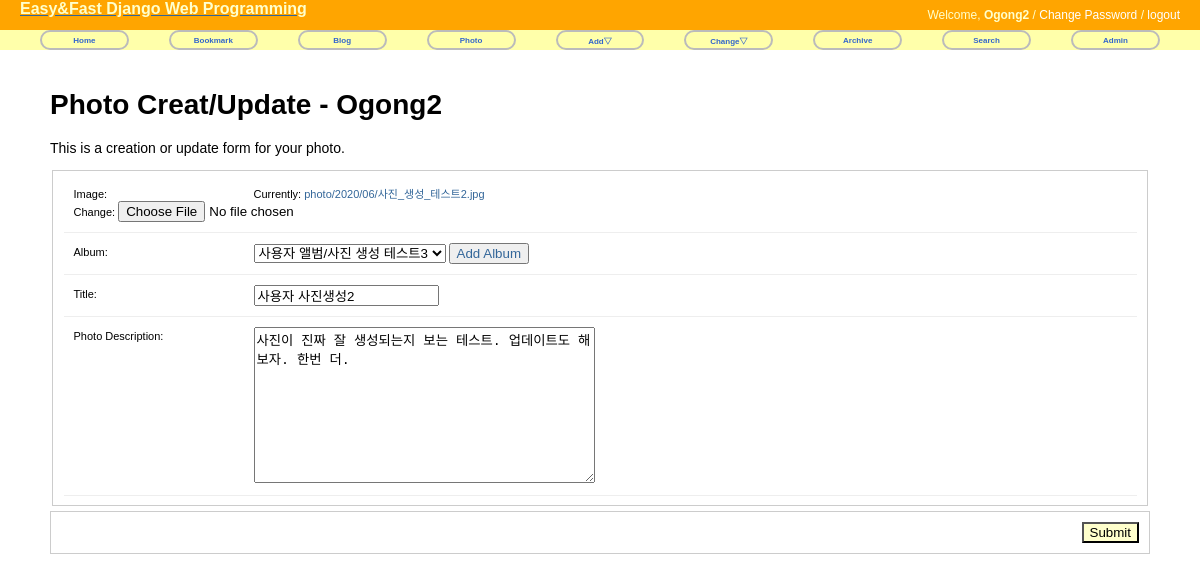
Page /photo/photo/13/update/ (signed in) on the committed database.
### photo/models.py (models this page shows, shortened)
@python_2_unicode_compatible
class Photo(models.Model): #db에는 경로만 저장되고 파일을 media폴더에 저장된다.
    album = models.ForeignKey(Album, on_delete=models.CASCADE) #앨범테이블에 연결된 외래키.
    title = models.CharField(max_length=50)
    image = ThumbnailImageField(upload_to='photo/%Y/%m')
    description = models.TextField('Photo Description', blank=True)
    upload_date = models.DateTimeField('Upload Date', auto_now_add=True)
    owner = models.ForeignKey(User, null=True, on_delete=models.CASCADE)
    class Meta:#필드속성 외에 필요한 테이블의 파라미터를 정의하기 위해, 내부클래스 선언(이또한 상속받는 것)
        ordering = ['title'] #모델객체의 리스트 출력시 이름기준 오름차순으로

### photo/views.py (the view)
# urls.py: path('photo/<int:pk>/update/', views.PhotoUpdateView.as_view(), name='photo_update'),
class PhotoUpdateView(OwnerOnlyMixin, UpdateView):#실제로 바꾸기 할 뷰
    model = Photo
    fields = ['album', 'title', 'image', 'description']
    success_url = reverse_lazy('photo:index')#수정 완료 후 이동할 url

### mainsite/views.py (called while the page is built)
    def get(self, request, *args, **kwargs):
        self.object = self.get_object()
        if self.request.user != self.object.owner:
            self.handle_no_permission()
        return super().get(request, *args, **kwargs)

### photo/models.py (called while the page is built)
    def __str__(self):
        return self.name #어디서는 Album테이블의 객체를 호출하면, 그 객체의 name값을 표시하라.

### photo/templates/photo/photo_form.html (shortened to what this page needs)
{% extends 'base.html' %}
{% load static %}
{% block extrastyle %}{% static "css/form.css" %}{% endblock %}
{% block content %}
<div id="content">
    <h1>Photo Creat/Update - {{user}}</h1>
    {% if form.is_multipart %}
        <form enctype="multipart/form-data" action="." method="post">{% csrf_token %}
    {% else %}
        <form method="post" action=".">
    {% endif %}{% csrf_token %}
    <p>This is a creation or update form for your photo.</p>
    <fieldset class="aligned">
        <div class="form-row">
            {{form.image.label_tag}} {{form.image}}
        </div>
        <div class="form-row">
            {{form.album.label_tag}} {{form.album}}
            <button type="button"><a href="{% url 'photo:album_add' %}">Add Album</a> </button>
        </div>
        <div class="form-row">
            {{form.title.label_tag}} {{form.title}}
        </div>
        <div class="form-row">
            {{form.description.label_tag}} {{form.description}}
        </div>
    </fieldset>
    <div class="submit-row">
        <input type="submit" value="Submit">
    </div>
    </form>
</div>
{% endblock %}

### templates/base.html (shortened to what this page needs)
<!DOCTYPE html>
<html lang="ko">
<head>
    {% load static %}
    <link rel="stylesheet" type="text/css" href="{% static 'css/base.css' %}"/>
    <link rel="stylesheet" type="text/css" href="{% block extrastyle %}{% endblock %}"/>
</head>
<body>
<div id="header">
    <a href="{% url 'home' %}"><h2 class="maintitle">Easy&amp;Fast Django Web Programming</h2></a>
    {% if user.is_active %}
    <h4 class="welcome">Welcome,
        <strong>{% firstof user.get_short_name user.get_username%}</strong> /
        <a href="{% url 'password_change' %}">Change Password</a> /
        <a href="{% url 'logout' %}">logout</a>
    </h4>
    {% else %}
    <h4 class="welcome">Welcome, Anonymous /
        <a href="{% url 'login' %}">Login</a> /
        <a href="{% url 'register' %}">Register</a>
    </h4>
    {% endif %}
</div>
<div id="menu">
    <li><a href="{% url 'home' %}">Home</a></li>
    <li><a href="{% url 'bookmark:index' %}">Bookmark</a></li>
    <li><a href="{% url 'blog:index' %}">Blog</a></li>
    <li><a href="{% url 'photo:index' %}">Photo</a></li>
    <li><a href="#">Add&bigtriangledown;</a>
    </li>
    <li><a href="#">Change&bigtriangledown;</a>
    </li>
    <li><a href="{% url 'blog:post_archive' %}">Archive</a></li>
    <li><a href="{% url 'blog:search' %}">Search</a></li>
    <li><a href="{% url 'admin:index' %}">Admin</a></li>
</div>
{% block content %}{% endblock %}
</body>
</html>

### static/css/base.css (style rules this page uses)
body { font-family:"Lucida Grande", Verdana, Arial, sans-serif; font-size: 14px; }
div#header { position: absolute; top: 0px; left: 0px; height: 30px; width: 100%; display: table; background: orange; }
div#menu { position: absolute; top: 30px; left: 0px; height: 20px; width: 100%; display: table; table-layout: fixed; border-spacing: 40px 0px; background: #ffa; font-size: 8px; }
div#content { position: absolute; top: 70px; left: 50px; right: 50px; }
.maintitle { display: table-cell; vertical-align: middle; padding-left: 20px; color: #ffc; font-weight: bold; font-size: 16px; }
.welcome { display: table-cell; vertical-align: middle; text-align: right; padding-right: 20px; color: #ffc; font-weight: normal; font-size: 12px; }
.welcome a:link, welcome a:visited { color: white; }
div#menu a:link, div#menu a:visited { color: #36c; }
div#menu > li { display: table-cell; vertical-align: middle; border: 2px solid #bbb; border-radius: 25px; text-align: center; font-weight: bold; }
a:link, a:visited { color: #369; text-decoration: none; }

### static/css/form.css (style rules this page uses)
fieldset { border: 1px solid #ccc; }
.aligned label { width: 170px; display: block; padding: 3px 10px 0 0; float: left; }
.form-row { padding: 10px; font-size: 11px; border-bottom: 1px solid #eee; }
.submit-row { margin: 5px 0; border: 1px solid #ccc; text-align: right; }
.submit-row input { margin: 10px; background: #ffc; }

### rows in the picture
Photo: album "사용자 앨범/사진 생성 테스트3", title "사용자 사진생성2", description "사진이 진짜 잘 생성되는지 보는 테스트. 업데이트도 해보자. 한번 더."

### other values in the picture
{{ user }} "Ogong2"
